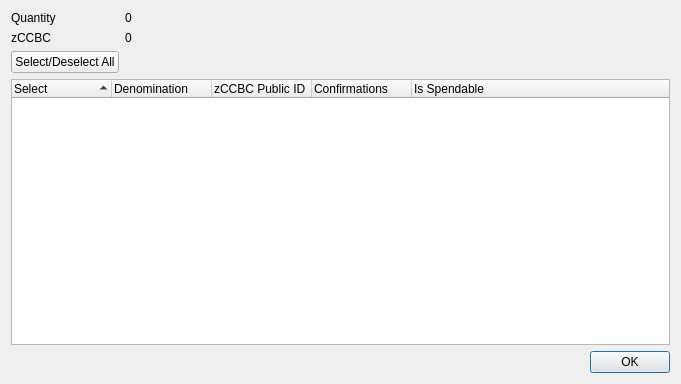
<?xml version="1.0" encoding="UTF-8"?>
<ui version="4.0">
 <class>ZCCBCControlDialog</class>
 <widget class="QDialog" name="ZCCBCControlDialog">
  <property name="geometry">
   <rect>
    <x>0</x>
    <y>0</y>
    <width>681</width>
    <height>384</height>
   </rect>
  </property>
  <property name="minimumSize">
   <size>
    <width>681</width>
    <height>384</height>
   </size>
  </property>
  <property name="windowTitle">
   <string>Select zCCBC to Spend</string>
  </property>
  <layout class="QGridLayout" name="gridLayout">
   <item row="0" column="0">
    <layout class="QFormLayout" name="formLayout">
     <property name="sizeConstraint">
      <enum>QLayout::SetDefaultConstraint</enum>
     </property>
     <item row="0" column="0">
      <widget class="QLabel" name="labelQuantity">
       <property name="text">
        <string>Quantity</string>
       </property>
      </widget>
     </item>
     <item row="0" column="1">
      <widget class="QLabel" name="labelQuantity_int">
       <property name="text">
        <string>0</string>
       </property>
      </widget>
     </item>
     <item row="1" column="0">
      <widget class="QLabel" name="labelZCCBC">
       <property name="text">
        <string>zCCBC</string>
       </property>
      </widget>
     </item>
     <item row="1" column="1">
      <widget class="QLabel" name="labelZCCBC_int">
       <property name="text">
        <string>0</string>
       </property>
      </widget>
     </item>
     <item row="2" column="0">
      <widget class="QPushButton" name="pushButtonAll">
       <property name="text">
        <string>Select/Deselect All</string>
       </property>
      </widget>
     </item>
    </layout>
   </item>
   <item row="1" column="0">
    <layout class="QVBoxLayout" name="verticalLayout">
     <item>
      <widget class="QTreeWidget" name="treeWidget">
       <property name="minimumSize">
        <size>
         <width>0</width>
         <height>250</height>
        </size>
       </property>
       <property name="alternatingRowColors">
        <bool>true</bool>
       </property>
       <property name="sortingEnabled">
        <bool>true</bool>
       </property>
       <property name="columnCount">
        <number>5</number>
       </property>
       <attribute name="headerDefaultSectionSize">
        <number>100</number>
       </attribute>
       <column>
        <property name="text">
         <string notr="true">Select</string>
        </property>
       </column>
       <column>
        <property name="text">
         <string notr="true">Denomination</string>
        </property>
       </column>
       <column>
        <property name="text">
         <string notr="true">zCCBC Public ID</string>
        </property>
       </column>
       <column>
        <property name="text">
         <string notr="true">Confirmations</string>
        </property>
       </column>
       <column>
        <property name="text">
         <string>Is Spendable</string>
        </property>
       </column>
      </widget>
     </item>
     <item>
      <widget class="QDialogButtonBox" name="buttonBox">
       <property name="orientation">
        <enum>Qt::Horizontal</enum>
       </property>
       <property name="standardButtons">
        <set>QDialogButtonBox::Ok</set>
       </property>
      </widget>
     </item>
    </layout>
   </item>
  </layout>
 </widget>
 <resources/>
 <connections>
  <connection>
   <sender>buttonBox</sender>
   <signal>accepted()</signal>
   <receiver>ZCCBCControlDialog</receiver>
   <slot>accept()</slot>
   <hints>
    <hint type="sourcelabel">
     <x>248</x>
     <y>254</y>
    </hint>
    <hint type="destinationlabel">
     <x>157</x>
     <y>274</y>
    </hint>
   </hints>
  </connection>
  <connection>
   <sender>buttonBox</sender>
   <signal>rejected()</signal>
   <receiver>ZCCBCControlDialog</receiver>
   <slot>reject()</slot>
   <hints>
    <hint type="sourcelabel">
     <x>316</x>
     <y>260</y>
    </hint>
    <hint type="destinationlabel">
     <x>286</x>
     <y>274</y>
    </hint>
   </hints>
  </connection>
 </connections>
</ui>
